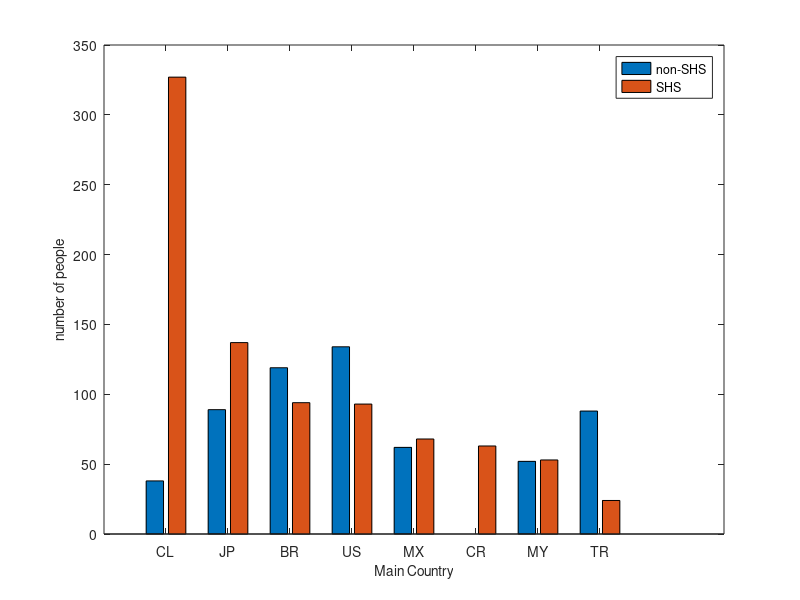

Reproduce this figure in MATLAB.
%('US', 134), ('ID', 124), ('BR', 119), ('JP', 89), ('TR', 88), ('MX', 62), ('MY', 52), ('TH', 45), ('CL', 38), ('RU', 19)
%('CL', 327), ('JP', 137), ('BR', 94), ('US', 93), ('MX', 68), ('CR', 63), ('MY', 53), ('TR', 24), ('CO', 20), ('ES', 19)
%CL JP BR US MX CR MY TR
% data1=[38,89,119,134,62,0,52,88];
% data2=[327,137,94,93,68,63,53,24];
% bar(data1);
% hold on;
% bar(data2);
x=[38,327;89,137;119,94;134,93;62,68;0,63;52,53;88,24];
bar(x);
set(gca,'XTickLabel',{'CL','JP','BR','US','MX','CR','MY','TR'});
xlabel('Main Country','FontSize',10);
ylabel('number of people','FontSize',10);
legend('non-SHS','SHS');
title('')